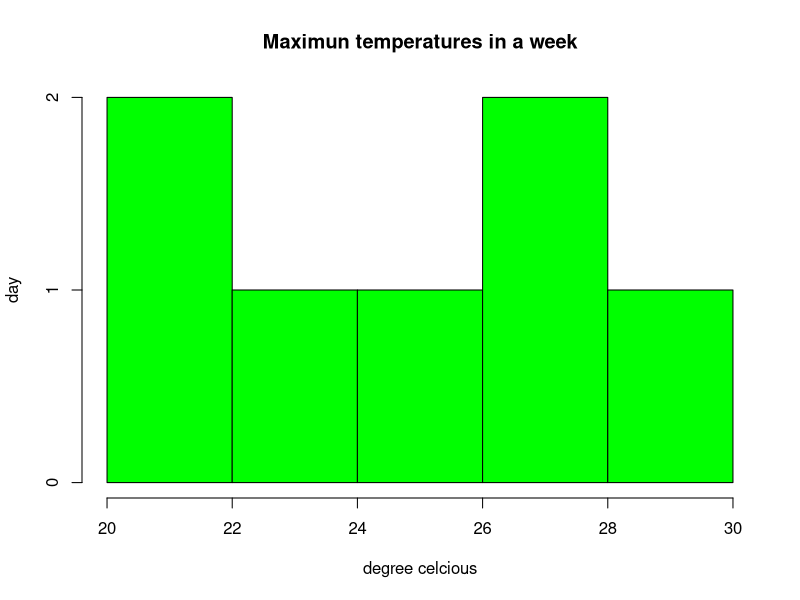

The R script that drew this image:
temperatures<-c(20,22,25,29,23,27,28)
result<-hist(temperatures,
             main="Maximun temperatures in a week",
             xlab="degree celcious",
             ylab="day",
             names.arg=c("sun","mon","tues","wed","thu","fri","sat"),
             col="green"
             )
print(result)